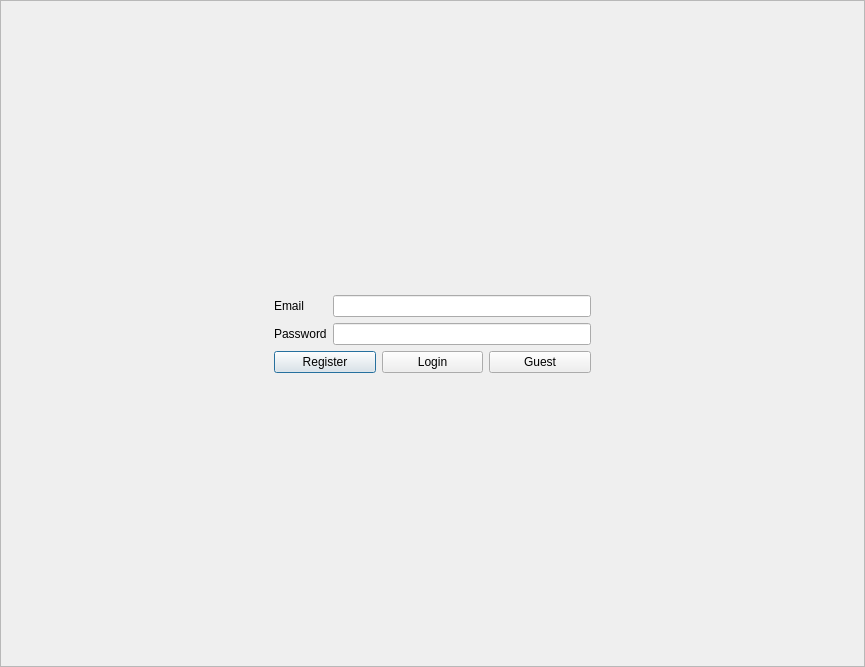
<?xml version="1.0" encoding="UTF-8"?>
<ui version="4.0">
 <class>Dialog</class>
 <widget class="QDialog" name="Dialog">
  <property name="geometry">
   <rect>
    <x>0</x>
    <y>0</y>
    <width>865</width>
    <height>667</height>
   </rect>
  </property>
  <property name="sizePolicy">
   <sizepolicy hsizetype="Maximum" vsizetype="Maximum">
    <horstretch>0</horstretch>
    <verstretch>0</verstretch>
   </sizepolicy>
  </property>
  <property name="windowTitle">
   <string>Dialog</string>
  </property>
  <layout class="QGridLayout" name="gridLayout_2">
   <property name="sizeConstraint">
    <enum>QLayout::SetMaximumSize</enum>
   </property>
   <property name="leftMargin">
    <number>0</number>
   </property>
   <property name="topMargin">
    <number>0</number>
   </property>
   <property name="rightMargin">
    <number>0</number>
   </property>
   <property name="bottomMargin">
    <number>0</number>
   </property>
   <item row="0" column="0">
    <widget class="QFrame" name="frame">
     <property name="frameShape">
      <enum>QFrame::StyledPanel</enum>
     </property>
     <property name="frameShadow">
      <enum>QFrame::Raised</enum>
     </property>
     <layout class="QGridLayout" name="gridLayout_3">
      <item row="1" column="2">
       <widget class="QLineEdit" name="email"/>
      </item>
      <item row="1" column="0">
       <spacer name="horizontalSpacer">
        <property name="orientation">
         <enum>Qt::Horizontal</enum>
        </property>
        <property name="sizeHint" stdset="0">
         <size>
          <width>40</width>
          <height>20</height>
         </size>
        </property>
       </spacer>
      </item>
      <item row="2" column="2">
       <widget class="QLineEdit" name="passwd"/>
      </item>
      <item row="2" column="1">
       <widget class="QLabel" name="label">
        <property name="text">
         <string>Password</string>
        </property>
       </widget>
      </item>
      <item row="1" column="1">
       <widget class="QLabel" name="label_2">
        <property name="text">
         <string>Email</string>
        </property>
       </widget>
      </item>
      <item row="1" column="3">
       <spacer name="horizontalSpacer_2">
        <property name="orientation">
         <enum>Qt::Horizontal</enum>
        </property>
        <property name="sizeHint" stdset="0">
         <size>
          <width>40</width>
          <height>20</height>
         </size>
        </property>
       </spacer>
      </item>
      <item row="0" column="1">
       <spacer name="verticalSpacer">
        <property name="orientation">
         <enum>Qt::Vertical</enum>
        </property>
        <property name="sizeHint" stdset="0">
         <size>
          <width>20</width>
          <height>40</height>
         </size>
        </property>
       </spacer>
      </item>
      <item row="4" column="0" colspan="4">
       <spacer name="verticalSpacer_2">
        <property name="orientation">
         <enum>Qt::Vertical</enum>
        </property>
        <property name="sizeHint" stdset="0">
         <size>
          <width>20</width>
          <height>40</height>
         </size>
        </property>
       </spacer>
      </item>
      <item row="3" column="1" colspan="2">
       <layout class="QHBoxLayout" name="horizontalLayout">
        <item>
         <widget class="QPushButton" name="register_2">
          <property name="text">
           <string>Register</string>
          </property>
         </widget>
        </item>
        <item>
         <widget class="QPushButton" name="login">
          <property name="text">
           <string>Login</string>
          </property>
         </widget>
        </item>
        <item>
         <widget class="QPushButton" name="guest">
          <property name="text">
           <string>Guest</string>
          </property>
         </widget>
        </item>
       </layout>
      </item>
     </layout>
    </widget>
   </item>
  </layout>
 </widget>
 <resources/>
 <connections/>
</ui>
